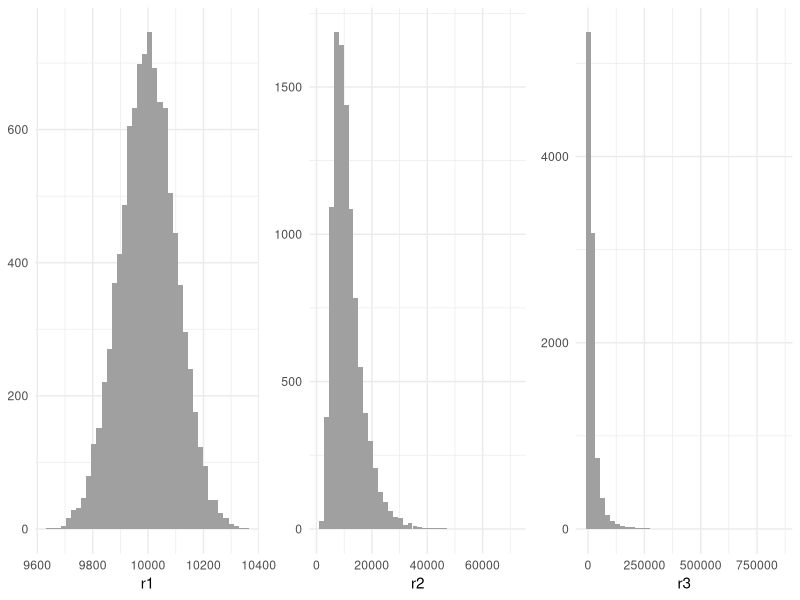

Generate this figure with R: (Note: this script raises an error after producing the figure.)
## ---- chunk 1
knitr::opts_chunk$set(echo = FALSE, message = FALSE)
library(tidyverse)
library(gridExtra)
library(kableExtra)
## ---- chunk 2
set.seed(1111)
income <- tibble(id = 1:10000,
                 r1 = rnorm(10000, mean = 10000, sd = 100),
                 r2 = 10^rnorm(10000, mean = 4, sd = 0.2),
                 r3 = 10^rnorm(10000, mean = 4, sd = 0.5))

income_long <- income |>
  pivot_longer(-id)

plots <- lapply(c("r1", "r2", "r3"), \(x)
  income_long |>
    filter(name == x) |>
    ggplot(aes(value)) +
      geom_histogram(bins = 40, fill = "#A0A0A0") +
      theme_minimal() +
      labs(x = x, y = NULL))

grid.arrange(grobs = plots, nrow = 1, ncol = 3)
## ---- chunk 3
income_long |>
  group_by(name) |>
  summarise(across(value, list(mean = mean, median = median))) |>
  rename(mean = value_mean, median = value_median) |>
  mutate(ratio = mean/median) |>
  kbl(digits = 3) |>
  kable_styling(full_width = FALSE)
## ---- chunk 4
gini <- function(x){
  n <- length(x)
  g <- sum(abs(rep(x, times = n) - rep(x, each = n))) / (2 * n^2 * mean(x))
  return(g)
}

income |>
  summarise(across(r1:r3, gini)) |>
  kbl(digits = 3) |>
  kable_styling(full_width = FALSE)
## ---- chunk 5
income_long <- 
  income_long |>
  arrange(name, value) |>
  group_by(name) |>
  mutate(frac_ind =1:n()/n(),
         frac_rent = cumsum(value)/sum(value)) |>
  ungroup()

income_long |>
  ggplot(aes(frac_ind, frac_rent)) +
  geom_line() +
  geom_polygon(fill = "#A0A0A0") +
  theme_minimal() +
  theme(panel.background = element_rect(fill = "#FFFFEE")) +
  labs(x=NULL, y=NULL) +
  facet_grid(. ~ name)
